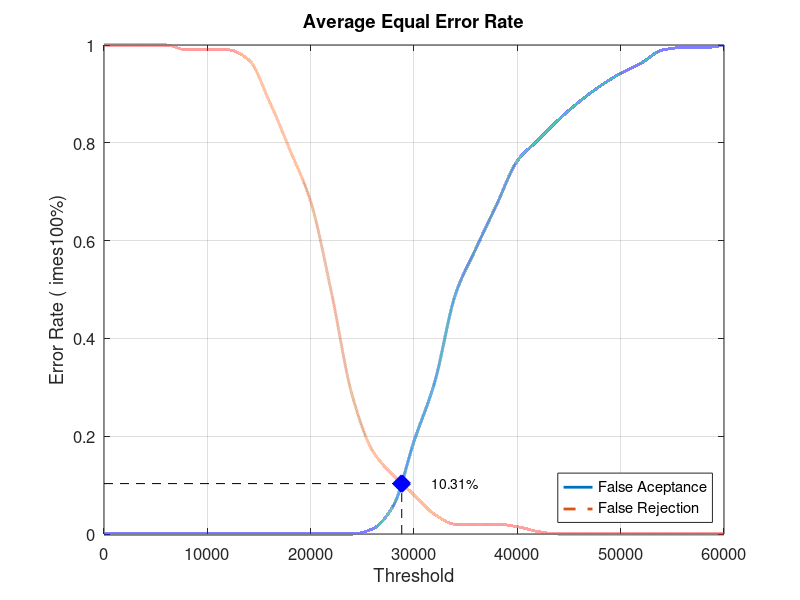
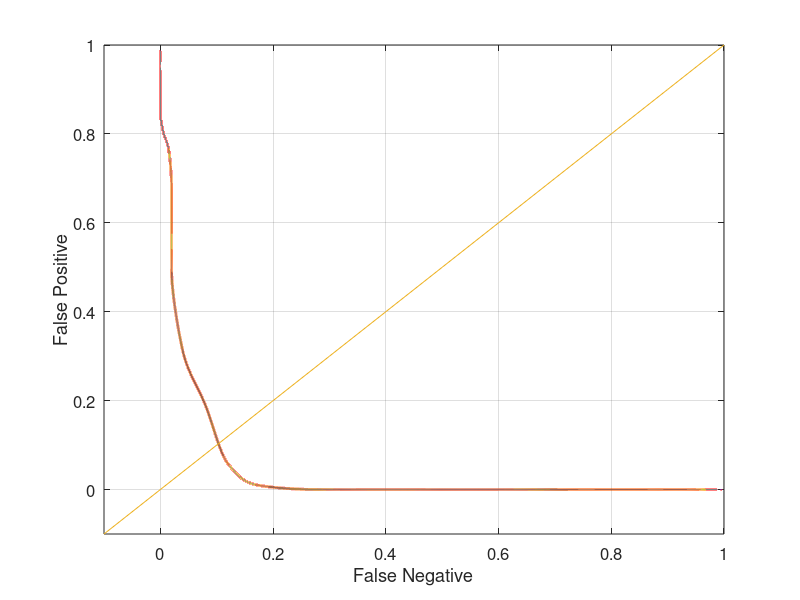

MATLAB code to generate these figures, in order:
close all;
clear;
clc;
x = 0:2000:60000;
xq = 0:0.5:60000;

y0 = [0 0 0 0 0 0 0 0 0 0 0 0 0 0.0105263 0.0578947 0.189474 0.310526 0.489474 0.584211 0.673684 0.763158 0.805263 0.847368 0.884211 0.915789 0.942105 0.963158 0.989474 0.994737 0.994737 1]
yy0 = interp1(x, y0, xq, 'pchip');
y1 = [1 1 1 1 0.99 0.99 0.99 0.97 0.885 0.785 0.68 0.495 0.285 0.17 0.12 0.08 0.04 0.02 0.02 0.02 0.015 0.005 0 0 0 0 0 0 0 0 0]
yy1 = interp1(x, y1, xq, 'pchip');

% Calculating EER: 
y2 = abs(y0 - y1);
find(y2 == min(y2))
yy2 = abs(yy0 - yy1);
xEER = find(yy2 == min(yy2));
xEERIndex = xq(xEER) % X-axis EER
yEER = yy0(xEER) % Y-axis EER

main = figure
plot(xq, yy0,'-','LineWidth', 2);	hold on
plot(xq, yy1,'--','LineWidth', 2);	hold on
plot([xEERIndex xEERIndex], [0 yEER], 'k--');	hold on
plot([0 xEERIndex], [yEER yEER], 'k--');	hold on
plot(xEERIndex, yEER, 'bx', 'LineWidth', 10);	hold on
text(xEERIndex + 10 * xEERIndex / 100, yEER, [num2str(round((10000 * yEER)) / 100) '%'])
legend('False Aceptance', 'False Rejection', 'Location', 'SouthEast')
xlabel('Threshold')
ylabel('Error Rate (	imes100%)')
title('Average Equal Error Rate')
set(gca, 'FontSize', 12)
axis([0 60000 0 1])
grid on

print(main, 'Database4_3Main', '-dpng');
FNRxFPR = figure('Color', [1 1 1]);
plot(yy1, yy0, '-', yy1, yy0, 'LineWidth', 2);
hold on
y = -0.1:0.1:1
plot(y, y); 
set(gca, 'FontSize', 12)
xlabel('False Negative')
ylabel('False Positive')
axis([-0.1 1 -0.1 1])
set(gca, 'FontSize', 12)
grid on

print(FNRxFPR, 'Database4_3FNRxFPR','-dpng');
